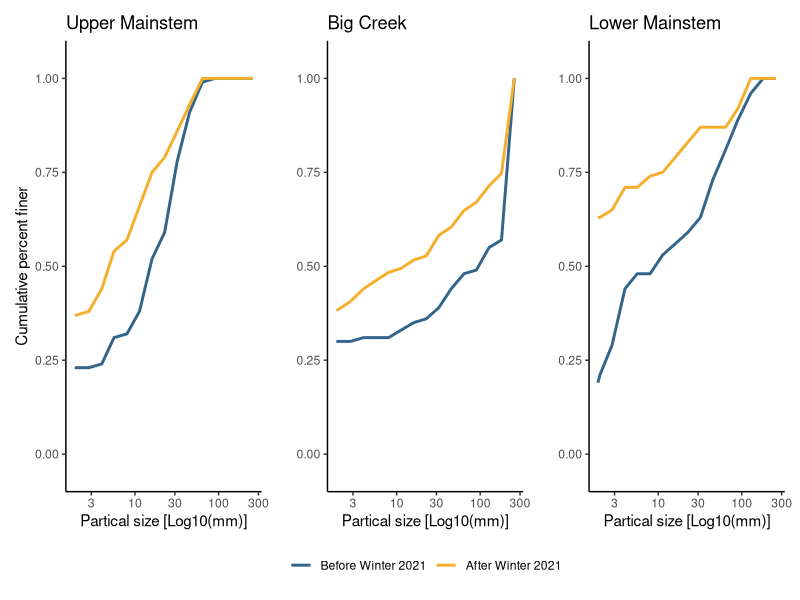
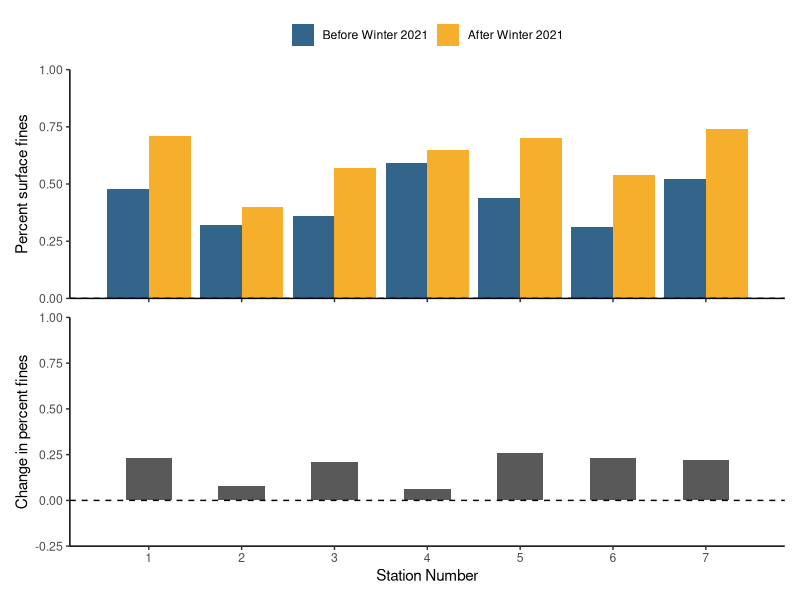

The R script that drew these images, in order: (Note: this script raises an error after producing the figures.)
###############################################
##
## Script name: 1_Pebble_Count_Data_Round3.R
##
## Goals: 1. Visualize the sediment distributions at each site/transect. 
##           (Data needs to be manipulated from size class counts (summaries) 
##           to individual pebbles).
##
##        2. Estimate the change in the amount of surface fines at each transect
##           (reported as % change over time). Note: The cuttoff for "fines" in 
##           the litterature is a bit ambiguous. For now we will stick with 
##           "fines" meaning <6mm (though <8mm could also been used).
##
##        3. Compare how different surface summary statistics (i.e. Dx) changed 
##           after the first post-wildfire winter (WY21) at 1.A each site and 1.B longitudinally 
##           along the mainstem and Big Creek.
##
## Note: See https://github.com/RMBond/ScottCreek-WY22_CZUFire_Poster for project information.
##
###############################################

#Load packages
library(tidyverse)
library(dplyr)
library(lubridate)
# library(ggplot2)
library(patchwork)

#1. Read in the data ####

#Input file contains 3 rounds of data (round 3 is after all precipitation had stopped whareas round 2 was in the middle of the Winter a.k.a. first flush).
pc.dat <- read.csv("Data/Scott_Creek_Pebble_20211115.csv", sep = ",", header = T) #1104 obs of 7 var. 

#2. Do some data wrangling ####

pc <- pc.dat %>% #Start formatting columns into r "tidy" structure.
  mutate(Date = mdy(Date)) %>% 
  mutate(Round = as.factor(Round)) %>% #change column to type = factor
  mutate(Long_Station = as.numeric(Long_Station)) %>% #change column to type = numeric.
  mutate(Category_total = as.numeric(Category_total)) %>% #change column to type = numeric.
  # mutate(Transect = replace_na(Transect, 0)) %>% #replace na (for PCX transects) with a zero 
  group_by(Round, Site, Transect) %>% #Tells r to group each individual transect worth of data to calculate % finer.
  arrange(Size_class_mm) %>% #makes sure data goes from smallest to larges pebble sizes.
  mutate(Percent_finer = cumsum(Category_total)/sum(Category_total)) #create column for percent finer than. 

pc <- pc %>% 
  filter(Round != 2)

#Check the data structure

str(pc)

#3. Cumulative percent finer plots for the eFishing sites ####
#Goal: Quickly visualize some of the transect changes between survey rounds.
#      (Not intended for the poster). 

test.um <- pc %>% 
  filter(Long_Station == 6,
         Transect == 2) #use if you want to look at the middle transect only

#Upper Mainstem Plot - Fines have increased substantially in the upper watershed. 
um <- ggplot(test.um, aes(Size_class_mm, Percent_finer, color = Round)) +
  geom_line(size = 1) +
  # facet_grid(Transect ~ .) +
  scale_x_log10(name = "Partical size [Log10(mm)]") +
  scale_y_continuous(name = "Cumulative percent finer", limits = c(0,1), expand = c(0,.1)) +
  scale_color_manual(values = c("#33658a", "#f6ae2d"), labels = c("Before Winter 2021","After Winter 2021")) + #Round 1 vs 3 only
  theme_classic() +
  ggtitle("Upper Mainstem")

test.bc <- pc %>% 
  filter(Long_Station == 9,
         Transect == 2) #use if you want to look at the middle transect only

#Big Creek Plot - Subtle changes in sediment.
bc <- ggplot(test.bc, aes(Size_class_mm, Percent_finer, color = Round)) +
  geom_line(size = 1) +
  # facet_grid(Transect ~ .) +
  scale_x_log10(name = "Partical size [Log10(mm)]") +
  scale_y_continuous(name = "", limits = c(0,1), expand = c(0,.1)) +
  scale_color_manual(values = c("#33658a", "#f6ae2d"), labels = c("Before Winter 2021","After Winter 2021")) + #Round 1 vs 3 only
  theme_classic() +
  ggtitle("Big Creek")

#Lower Mainstem Plot
test.lm <- pc %>% 
  filter(Long_Station == 1,
         Transect == 2) #use if you want to look at the middle transect only

lm <- ggplot(test.lm, aes(Size_class_mm, Percent_finer, color = Round)) +
  geom_line(size = 1) +
  # facet_grid(Transect ~ .) +
  scale_x_log10(name = "Partical size [Log10(mm)]") +
  scale_y_continuous(name = "", limits = c(0,1), expand = c(0,.1)) +
  scale_color_manual(values = c("#33658a", "#f6ae2d"), labels = c("Before Winter 2021","After Winter 2021")) + #Round 1 vs 3 only
  theme_classic() +
  ggtitle("Lower Mainstem")

#Put plots together using patchwork
um + bc + lm +
  plot_layout(guides = 'collect') & 
  theme(legend.position = 'bottom',
        legend.title = element_blank()) 
# plot_annotation(caption = 'If the blue line starts above the tan line, it means the surface sediment became finer after the first flush.')

# ggsave("Figures/PC_20211206_7x4.jpg", width = 7, height = 4, units = "in", dpi = 650, device = "jpg")


#4. Percent fines (<6mm) along the mainstem by station number (pc2)####
#Goal: Visualize the amount (percent surface fines along the mainstem. Station number is used to lign up the sites from downstream to upstream.

pc2.mainstem.fines <- pc %>% 
  filter(Size_class_mm == 5.6) %>% #select the fines size class.
  filter(Long_Station < 8) %>% #mainstem stations
  filter(Transect == 0 | Transect == 2) #use T2 (midpoint) for each eFishing reach.

a <- ggplot(pc2.mainstem.fines, aes(x = Long_Station, y = Percent_finer, color = Round)) +
  geom_line() +
  geom_point() +
  scale_y_continuous(name = "Percent surface fines", limits = c(0,1.0), expand = c(0,0)) +
  scale_x_continuous(name = "Station Number", limits = c(0.5,7.5), breaks = seq(1,7,1)) +
  # scale_color_manual(values = c("#33658a", "#f6ae2d","#f26419"), labels = c("Before Winter 2021", "First Flush","After Winter 2021")) + #use this if you are showing rounds 1 through 3.
  scale_color_manual(values = c("#33658a", "#f26419"), labels = c("Before Winter 2021","After Winter 2021")) + #Round 1 vs 3 only
  theme_classic() +
  geom_hline(yintercept = 0, lty = 2) +
  # subtitle = "Flow is from right (upstream) to left (downstream)") +
  # caption = "The meainstem between Big and Little Creeks (Station 3) and the upper watershed \n (Stations 6 and 7) had the biggest increases in fine sediment.")
  # annotate("text", x = 1, y = 0.95, label = "A", size = 5) +
  theme(axis.title.x = element_blank(),
        axis.text.x = element_blank(),
        legend.position = "top",
        legend.title = element_blank())

#Bar chart
a2 <- ggplot(pc2.mainstem.fines, aes(x = Long_Station, y = Percent_finer, fill = Round)) +
  geom_col(aes(x = Long_Station, y = Percent_finer, fill = Round), position = "dodge") +
  scale_y_continuous(name = "Percent surface fines", limits = c(0,1.0), expand = c(0,0)) +
  scale_x_continuous(name = "Station Number", limits = c(0.5,7.5), breaks = seq(1,7,1)) +
  # scale_color_manual(values = c("#33658a", "#f6ae2d","#f26419"), labels = c("Before Winter 2021", "First Flush","After Winter 2021")) + #use this if you are showing rounds 1 through 3.
  scale_fill_manual(values = c("#33658a", "#f6ae2d"), labels = c("Before Winter 2021","After Winter 2021")) + #Round 1 vs 3 only
  theme_classic() +
  geom_hline(yintercept = 0, lty = 2) +
   theme(axis.title.x = element_blank(),
        axis.text.x = element_blank(),
        legend.position = "top",
        legend.title = element_blank())

#5. Caculate change in % fines (<6mm) for each transect (pc2) ####
#Goal: Caculate the change in % fines (<6mm) between the two survey rounds for each transect and site.

#Subset data by Round
pc2.r1 <- pc %>%
  filter(Round == 1) %>% #Round 1 data
  filter(Size_class_mm == 5.6) #focus on the 5.6 size class for each transect

# pc2.r2 <- pc %>%
#   filter(Round == 2) %>% #Round 2 data
#   filter(Size_class_mm == 5.6) #focus on the 5.6 size class for each transect

pc2.r3 <- pc %>%
  filter(Round == 3) %>% #Round 2 data
  filter(Size_class_mm == 5.6) #focus on the 5.6 size class for each transect

#Spread data into long format to calculate % change
pc2 <- full_join(pc2.r1, pc2.r3, by = c("Long_Station", "Transect")) %>% #Joins the two rounds of data
  mutate(fines_per_change = Percent_finer.y - Percent_finer.x) %>% #Subract round 1 from round 2. A positive number means an increase in fines after the first flush.
  mutate(Site = Site.x) %>% #relabeling site for clarity
  select(Site, Transect, Long_Station, fines_per_change)


#select transects 0 or 2

pc2.2 <- pc2 %>% 
  filter(Transect == 0 | Transect == 2)

mean(pc2.2$fines_per_change) #14.5
min(pc2.2$fines_per_change) #-0.07
max(pc2.2$fines_per_change) #0.26

mean(pc2$fines_per_change) #16.3
min(pc2$fines_per_change) #-0.11
max(pc2$fines_per_change) #0.45


#---------------------------------------------------------------------------------------



#Plot % fines change over longitudinal station distance

#Subset data by mainstem vs tributary stations (See above for station number key)
pc2.mainstem <- pc2 %>%
  filter(Long_Station < 8) %>%
  filter(Transect == 0 | Transect == 2)

pc2.bigcreek <- pc2 %>%
  filter(Long_Station > 7 & Long_Station < 11) %>%
  filter(Transect == 0 | Transect == 2)

pc2.littlecreek <- pc2 %>%
  filter(Long_Station == 11) %>%
  filter(Transect == 0 | Transect == 2)

#Subset efishing reaches to make ranges for plot
stattest <- pc2 %>%
  filter(Long_Station == 7)

#Mainstem plot

#continuous line:
# b <- ggplot(pc2.mainstem, aes(x = Long_Station, y = fines_per_change)) +
#   # geom_line() +
#   geom_point() +
#   scale_y_continuous(name = "Change in percent fines", limits = c(-0.2,0.45), breaks = seq(-0.2,0.45,.1), expand = c(0,0)) +
#   scale_x_continuous(name = "Station Number", limits = c(1,7), breaks = seq(0,7,1)) +
#   theme_classic() +
#   geom_hline(yintercept = 0, lty = 2) +
#   annotate("text", x = 1, y = 0.4, label = "B", size = 5)
#   # geom_segment(x = 1, y = -0.13, xend = 1, yend = 0.08, lty = 3) + #variation in Station 1
#   # geom_segment(x = 6, y = 0.12, xend = 6, yend = 0.25, lty = 3) + #variation in Station 6
#   # geom_segment(x = 7, y = -0.11, xend = 7, yend = 0.3857, lty = 3) + #variation in Station 7
# # labs(title = "Change in percent fines (<6mm) along the mainstem",
# #      subtitle = "Flow is from right (Upstream) to left (Downstream)",
# #      caption = "The meainstem between Big and Little Creeks (Station 3) and the upper watershed \n (Stations 6 and 7) had the biggest increases in fine sediment. \n Dotted vertical lines are ranges at the eFishing sites.")

#Bar chart insted of line:
c <- ggplot(pc2.mainstem, aes(x = Long_Station, y = fines_per_change)) +
  geom_col(aes(x = Long_Station, y = fines_per_change), width = 0.5) +
  scale_y_continuous(name = "Change in percent fines", limits = c(-0.25,1), breaks = seq(-0.25,1,.25), expand = c(0,0)) +
  scale_x_continuous(name = "Station Number", limits = c(0.5,7.5), breaks = seq(1,7,1)) +
  theme_classic() +
  geom_hline(yintercept = 0, lty = 2) 
  # annotate("text", x = 1, y = 0.4, label = "B", size = 5)



#Putting plots together
# a / b #line plots
a2 / c

# ggsave("Figures/PC_percent_fines_mainstem_20211203_6x6.jpg", width = 6, height = 6, units = "in", dpi = 650, device = "jpg")


#6. Boxplot of percent surface fines (pc3) ####
#Goal: Boxplot of percent surface fines using all sites/transects

pc3.fines <- pc %>% 
  filter(Size_class_mm == 5.6)

plot.pc3.fines.all <- ggplot(pc3.fines, aes(x = Round, y = Percent_finer)) +
  geom_boxplot() +
  scale_y_continuous(name = "Percent surface fines (<6mm)", limits = c(0,1),
                     expand = c(0,0))  +
  ggtitle("All sites")

#Boxplot of percent surface fines on mainstem
pc3.fines.mainstem <- pc %>% 
  filter(Size_class_mm == 5.6) %>% 
  filter(Long_Station < 8)

plot.pc3.fines.mainstem <- ggplot(pc3.fines.mainstem, aes(x = Round, y = Percent_finer)) +
  geom_boxplot(fill = c("#33658a", "#f6ae2d","#f26419")) +
  scale_x_discrete(name = "", limits = c("1","2","3"), labels = c("Before Winter 2021", "First Flush","After Winter 2021")) +
  scale_y_continuous(name = "Percent surface fines (<6mm)", limits = c(0,1),
                     expand = c(0,0)) +
  theme_classic() +
  # theme(axis.text.x = element_blank(), #use for portrait layout
  #       axis.title.y = element_blank()) +
  # ggtitle("Scott Creek Mainstem (n=13)")
  ggtitle("Scott Creek Mainstem")

#Boxplot of percent surface fines on Big Creek
pc3.fines.bc <- pc %>% 
  filter(Size_class_mm == 5.6) %>% 
  filter(Long_Station > 7 & Long_Station < 11)

plot.pc3.fines.bc <- ggplot(pc3.fines.bc, aes(x = Round, y = Percent_finer)) +
  geom_boxplot(fill = c("#33658a", "#f6ae2d","#f26419")) +
  scale_x_discrete(name = "", limits = c("1","2","3"), labels = c("Before Winter 2021", "First Flush","After Winter 2021")) +
  scale_y_continuous(name = "Percent surface fines (<6mm)", limits = c(0,1),
                     expand = c(0,0)) +
  theme_classic() +
  theme(axis.text.y = element_blank(),
        axis.title.y = element_blank()) +
  ggtitle("Big Creek")
# ggtitle("Big Creek (n=7)")


#Boxplot of percent surface fines on Little Creek
pc3.fines.lc <- pc %>% 
  filter(Size_class_mm == 5.6) %>% 
  filter(Long_Station == 11)

plot.pc3.fines.lc <- ggplot(pc3.fines.lc, aes(x = Round, y = Percent_finer)) +
  geom_boxplot(fill = c("#33658a", "#f6ae2d","#f26419")) +
  scale_x_discrete(name = "", limits = c("1","2","3"), labels = c("Before Winter 2021", "First Flush","After Winter 2021")) +
  scale_y_continuous(name = "Percent surface fines (<6mm)", limits = c(0,1),
                     expand = c(0,0)) +
  theme_classic() +
  theme(axis.text.y = element_blank(),
        axis.title.y = element_blank()) +
  # ggtitle("Little Creek (n=3)")
  ggtitle("Little Creek")

#Put plots together using patchwork
plot.pc3.fines.mainstem +  plot.pc3.fines.bc +  plot.pc3.fines.lc # Landscape layout

# ggsave("Figures/PC_percent_fines_boxplot_20210414_7x3.jpg", width = 7, height = 3, units = "in", dpi = 650, device = "jpg")


plot.pc3.fines.mainstem /  plot.pc3.fines.bc /  plot.pc3.fines.lc # Portrait layout

# ggsave("Figures/PC_percent_fines_boxplot_20211115_3x6.jpg", width = 3, height = 6, units = "in", dpi = 650, device = "jpg")


#Variation in Percent Fines for each eFishing Site starting with pc3.fines

#Grab the eFishing sites
pc3.efishing <- pc3.fines %>% 
  filter(grepl('eFishing', Site)) #using grepl to select all sites with "efishing" in the name 

#Tell r Sites will be in a specific order.
pc3.efishing$Site <- factor(pc3.efishing$Site, levels = c("Dog eFishing","Upper Mainstem eFishing","Lower Mainstem eFishing","Big Creek Powerhouse eFishing","Big Creek eFishing", "Little Creek eFishing"),ordered = TRUE)

#Scatterplot to see the variation (3 transects) in percent fines for each eFishing Site.
ggplot(pc3.efishing, aes(x = Site, y = Percent_finer, color = Round)) +
  geom_jitter(width = 0.1) +
  scale_y_continuous(name = "Percent surface fines (<6mm)", limits = c(0,1),
                     expand = c(0,0)) +
  scale_color_manual(values = c("#33658a", "#f6ae2d","#f26419"), labels = c("Before Winter 2021", "First Flush","After Winter 2021")) +
  theme_classic() +
  theme(legend.position = "top",
        legend.title = element_blank())


#STATS - TBD
#Need to figure out if we are using t-tests or Chi-squared test for independance?
#Before running the t tests we need to think about independance (repeated measures??. 

#Mainstem
pc3.fines.mainstem.r1 <-  pc3.fines.mainstem %>% 
  filter(Round == 1) %>% #Round 1 data  
  select(Percent_finer)

pc3.fines.mainstem.r2 <-  pc3.fines.mainstem %>% 
  filter(Round == 2) %>% #Round 2 data
  select(Percent_finer)

# t.test( pc3.fines.mainstem.r1$Percent_finer,  pc3.fines.mainstem.r2$Percent_finer, alternative = "two.sided") #May need to adjust the alternative to "greater than".

# Big Creek
pc3.fines.bc.r1 <-  pc3.fines.bc %>% 
  filter(Round == 1) %>% #Round 1 data  
  select(Percent_finer)

pc3.fines.bc.r2 <-  pc3.fines.bc %>% 
  filter(Round == 2) %>% #Round 2 data
  select(Percent_finer)

# t.test( pc3.fines.bc.r1$Percent_finer,  pc3.fines.bc.r2$Percent_finer, alternative = "two.sided") #May need to adjust the alternative to "greater than".

#Little Creek
pc3.fines.lc.r1 <-  pc3.fines.lc %>% 
  filter(Round == 1) %>% #Round 1 data  
  select(Percent_finer)

pc3.fines.lc.r2 <-  pc3.fines.lc %>% 
  filter(Round == 2) %>% #Round 2 data
  select(Percent_finer)

# t.test( pc3.fines.lc.r1$Percent_finer,  pc3.fines.lc.r2$Percent_finer, alternative = "two.sided") #May need to adjust the alternative to "greater than".


#7. Sediment Distribution Plots ####

#* 7.1 Expand count summaries to individual counts (pc4) ####
#The tidy package has the function "uncount" which is the opposite operation of "dplyr::count"

pc4 <- pc %>% 
  group_by(Long_Station, Transect, Round)

pc4.pebbles <- uncount(pc4, Category_total, .id = "id") %>% 
  mutate(Pebble_mm = Size_class_mm) %>% #rename column to emphasize we are looking at individual pebbles now
  select(!Size_class_mm) #remove column

#* 7.2 Calculate D50 for plotting (pc4) ####
#Goal: Calculate the median (by definition the D50) for each site, transect, and round

pc4.d50 <- pc4.pebbles %>% 
  summarise(d50 = median(Pebble_mm))

ggplot(pc4.d50, aes( x = Long_Station, y = d50, color = Round, shape = factor(Transect))) + 
  geom_jitter(width = 0.1)

#Looking at only eFishing Sites
#Grab the eFishing sites
pc4.efishing <- pc4.pebbles %>% 
  filter(grepl('eFishing', Site)) #using grepl to select all sites with "efishing" in the name 

#Tell r Sites will be in a specific order.
pc4.efishing$Site <- factor(pc4.efishing$Site, levels = c("Dog eFishing","Upper Mainstem eFishing","Lower Mainstem eFishing","Big Creek Powerhouse eFishing","Big Creek eFishing", "Little Creek eFishing"),ordered = TRUE)

pc4.d50.efish <- pc4.efishing %>% 
  summarise(d50 = median(Pebble_mm))

ggplot(pc4.d50.efish, aes( x = Site, y = d50, color = Round, shape = factor(Transect))) + 
  geom_jitter(width = 0.1)

#Looking longitudinally along the mainstem
pc4.d50.mainstem <- pc4.pebbles %>% 
  filter(Long_Station < 8) %>%  #mainstem stations
  summarise(d50 = median(Pebble_mm))

pc4.d50.mainstem$Site <- factor(pc4.d50.mainstem$Site, levels = c("Lower Mainstem eFishing", "PCX-1", "PCX-2", "PCX-4", "PCX-5", "Upper Mainstem eFishing", "Dog eFishing"),ordered = TRUE)

ggplot(pc4.d50.mainstem, aes( x = Long_Station, y = d50, color = Round, shape = factor(Transect))) +
  geom_jitter(width = 0.1) +
  scale_y_continuous(name = "D50", limits = c(0,64),
                     expand = c(0,0)) +
  # scale_color_manual(values = c("#a6611a", "#018571"), labels = c("Before", "After")) +
  theme_classic() +
  theme(legend.position = "bottom")

# ggsave("Figures/PC_d50_mainstem_20210406_9x3.jpg", width = 9, height = 3, units = "in", dpi = 650, device = "jpg")

#* 7.3 Pebble distribution plots (pc4) ####
#Quick scatterplot to see the data points
ggplot(pc4.pebbles, aes( x = Long_Station, y = Pebble_mm, color = Round, shape = factor(Transect))) + 
  geom_jitter()


#Violin plot - hard to see
ggplot(pc4.pebbles, aes( x = Long_Station, y = Pebble_mm, color = Round)) +
  geom_violin()

#Box plot 
ggplot(pc4.pebbles, aes( x = Long_Station, y = Pebble_mm, color = Round)) +
  geom_boxplot()
